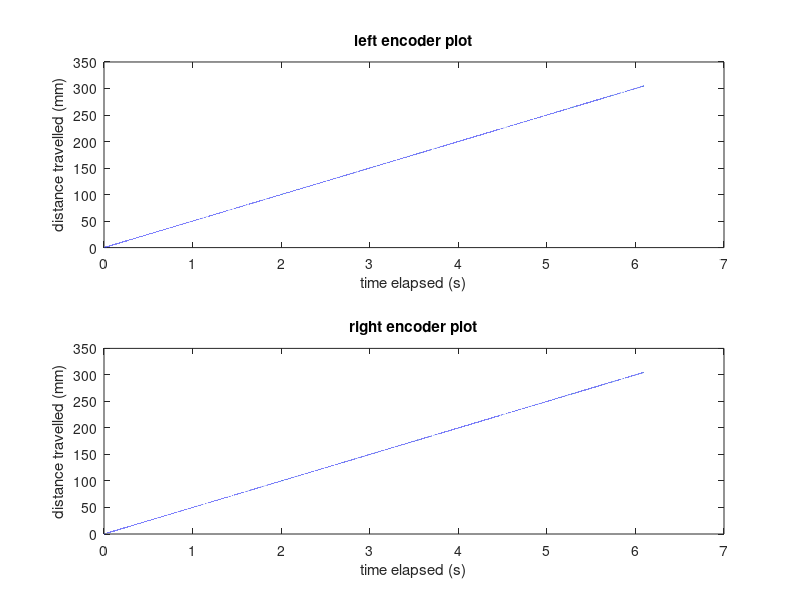

The MATLAB script that drew this image:
leftStart = 6934;
rghtStart = 4396;
distance_togo = 12 * 2.54 /100.0;
signedDistance = 0.0;
timeArray = zeros(1,1);
leftArray = zeros(1,1);
rghtArray = zeros(1,1);
tic
while signedDistance < distance_togo
    time_elapse = toc;
    timeArray(end+1) = time_elapse;
    leftEncoder = leftStart + 50 * time_elapse;
    rghtEncoder = rghtStart + 50 * time_elapse;
    leftArray(end+1) = leftEncoder - leftStart;
    rghtArray(end+1) = rghtEncoder - rghtStart;
    signedDistance = (leftEncoder + rghtEncoder - leftStart - rghtStart)/2000;
    pause(0.001);
end

figure;
subplot(2, 1, 1);
plot(timeArray,leftArray);
xlabel('time elapsed (s)')
ylabel('distance travelled (mm)')
title('left encoder plot')
subplot(2, 1, 2);
plot(timeArray,rghtArray);
xlabel('time elapsed (s)')
ylabel('distance travelled (mm)')
title('right encoder plot')
% disp(timeArray);
% disp(leftEncoder);
% disp(rghtEncoder);